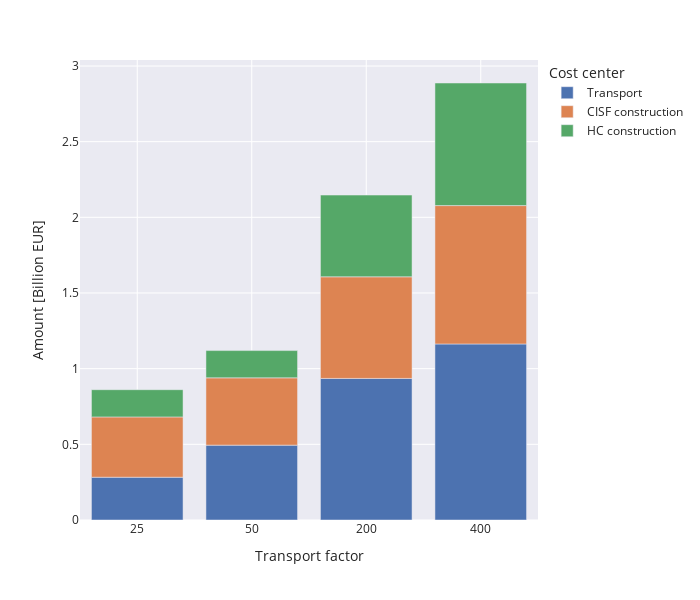

Notebook cell for this chart:
### Code cell
px.bar(data_frame=tf_sensitivity_df[tf_sensitivity_df["cost_center"] != "Refilling"],
       x="transport_factor",
       y="amount_in_billion",
       color="cost_center",
       template="seaborn",
       labels={"cost_center": "Cost center",
               "amount_in_billion": "Amount [Billion EUR]",
               "transport_factor": "Transport factor"},
        width=700, height=600)

### Figure 1 — Plotly figure (JSON) as saved in the notebook; plotly's stock layout.template omitted (floating-point values rounded to 4 significant figures)
{"data": [{"alignmentgroup": "True", "hovertemplate": "Cost center=Transport<br>Transport factor=%{x}<br>Amount [Billion EUR]=%{y}<extra></extra>", "legendgroup": "Transport", "marker": {"color": "rgb(76,114,176)", "pattern": {"shape": ""}}, "name": "Transport", "offsetgroup": "Transport", "orientation": "v", "showlegend": true, "textposition": "auto", "type": "bar", "x": ["25", "50", "200", "400"], "xaxis": "x", "y": [0.2827, 0.4947, 0.9356, 1.163], "yaxis": "y"}, {"alignmentgroup": "True", "hovertemplate": "Cost center=CISF construction<br>Transport factor=%{x}<br>Amount [Billion EUR]=%{y}<extra></extra>", "legendgroup": "CISF construction", "marker": {"color": "rgb(221,132,82)", "pattern": {"shape": ""}}, "name": "CISF construction", "offsetgroup": "CISF construction", "orientation": "v", "showlegend": true, "textposition": "auto", "type": "bar", "x": ["25", "50", "200", "400"], "xaxis": "x", "y": [0.3984, 0.4448, 0.6715, 0.9144], "yaxis": "y"}, {"alignmentgroup": "True", "hovertemplate": "Cost center=HC construction<br>Transport factor=%{x}<br>Amount [Billion EUR]=%{y}<extra></extra>", "legendgroup": "HC construction", "marker": {"color": "rgb(85,168,104)", "pattern": {"shape": ""}}, "name": "HC construction", "offsetgroup": "HC construction", "orientation": "v", "showlegend": true, "textposition": "auto", "type": "bar", "x": ["25", "50", "200", "400"], "xaxis": "x", "y": [0.18, 0.18, 0.54, 0.81], "yaxis": "y"}], "layout": {"barmode": "relative", "height": 600, "legend": {"title": {"text": "Cost center"}, "tracegroupgap": 0}, "margin": {"t": 60}, "width": 700, "xaxis": {"anchor": "y", "domain": [0, 1], "title": {"text": "Transport factor"}}, "yaxis": {"anchor": "x", "domain": [0, 1], "title": {"text": "Amount [Billion EUR]"}}}}
